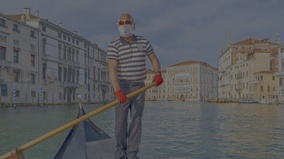
%> input picture hw2/excersize 4/method 2/venice3.jpg, 284 x 159 px, shrunk from 1180 x 663 before the run
$ octave code.m   (GNU Octave 9; MATLAB toolbox functions it lacks are replaced by stand-ins)
%> lines starting %> are read from the running program, lines starting %| are printed output that depends on the picture
I = im2double(imread("excersize 4/method 2/venice3.jpg"));
Iadj = histeq(I);

figure
subplot(2,1,1)
imshow(Iadj);
subplot(2,1,2)
imhist(Iadj)

%snow
A = im2double(imread("excersize 4/method 2/snow3.jpg"));
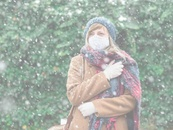
%> input picture hw2/excersize 4/method 2/snow3.jpg, 173 x 130 px, shrunk from 720 x 540 before the run
Aadj = histeq(A);
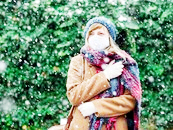
%> Aadj: size 130x173x3 double; mean R, G, B 0.446, 0.577, 0.472

figure
subplot(2,1,1)
imshow(Aadj);
subplot(2,1,2)
imhist(Aadj)
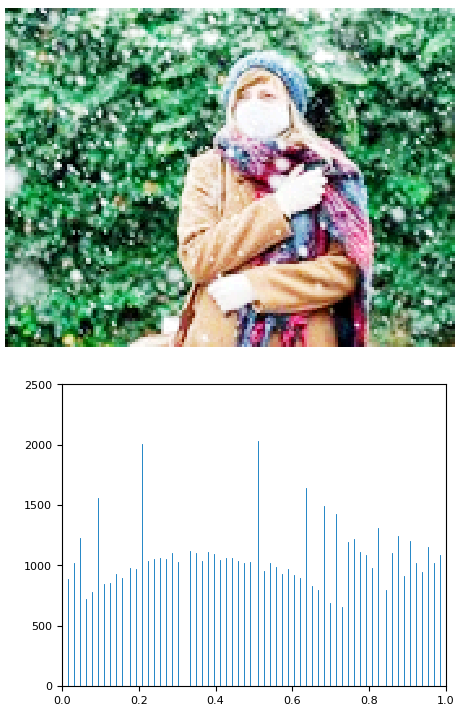
%> figure redrawn from the program's plot data, 2 panels

%myimgC
B = im2double(imread("excersize 4/method 2/myimgC.jpg"));
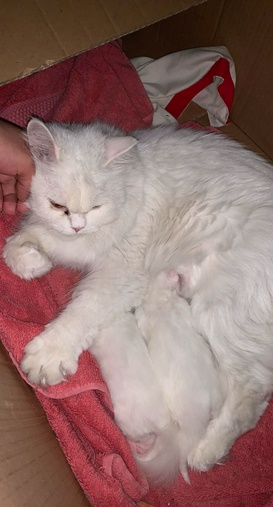
%> input picture hw2/excersize 4/method 2/myimgC.jpg, 273 x 507 px, shrunk from 1134 x 2108 before the run
Badj = histeq(B);

figure
subplot(2,1,1)
imshow(Badj);
subplot(2,1,2)
imhist(Badj)
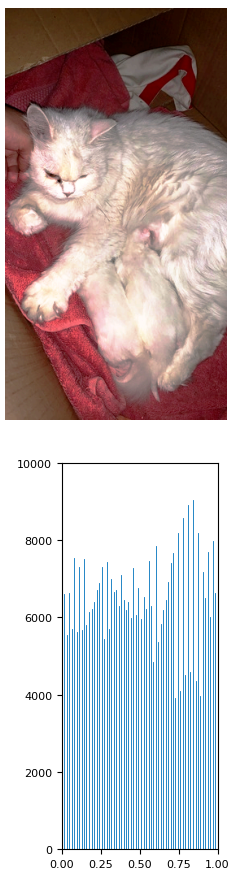
%> figure redrawn from the program's plot data, 2 panels

%myimgD
C = im2double(imread("excersize 4/method 2/myimgD.jpg"));
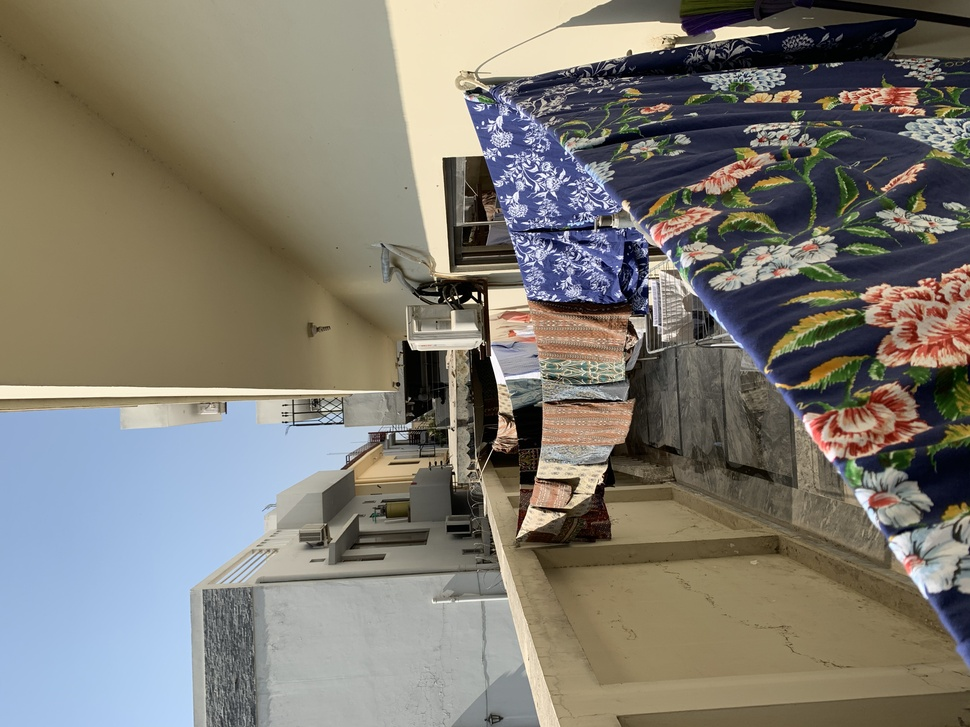
%> input picture hw2/excersize 4/method 2/myimgD.jpg, 970 x 727 px, shrunk from 4032 x 3024 before the run
Cadj = histeq(C);

figure
subplot(2,1,1)
imshow(Cadj);
subplot(2,1,2)
imhist(Cadj)
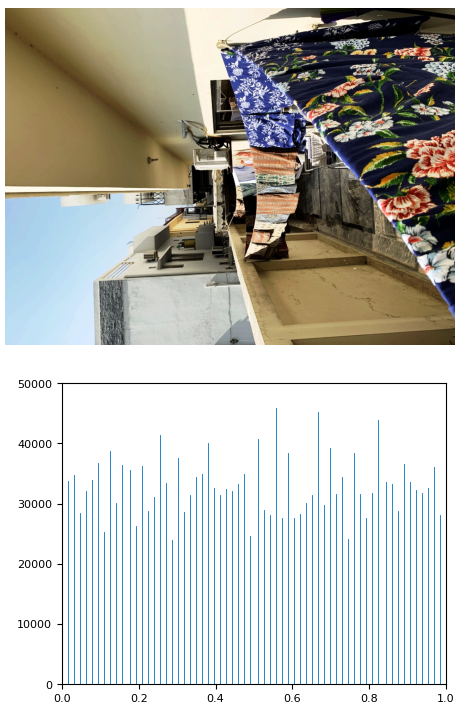
%> figure redrawn from the program's plot data, 2 panels
